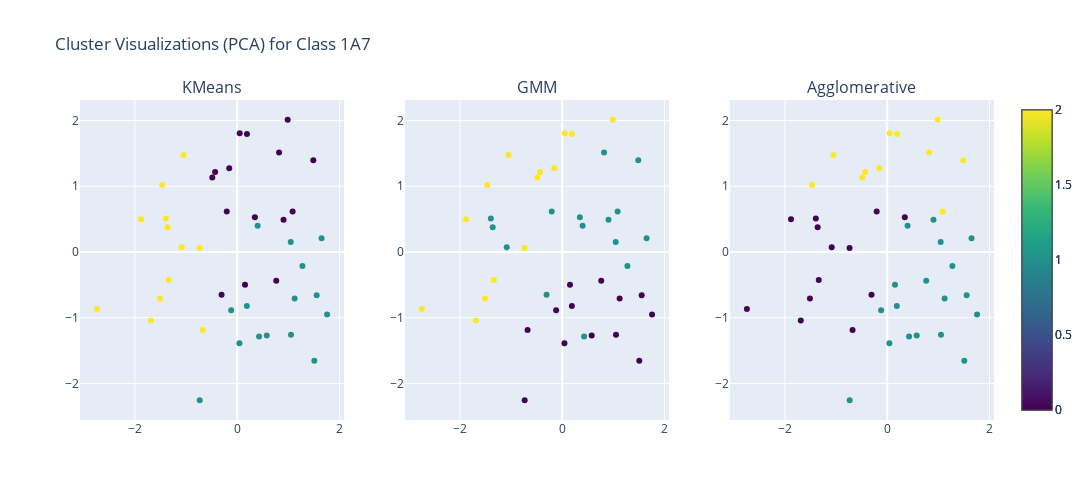

Source (notebook cell):
### Markdown cell above
#### Interpreting the PCA Cluster Plots
The following plots show the results of the different clustering algorithms. Since our data has four dimensions (the four skills), we can't visualize it directly. To get around this, we use **Principal Component Analysis (PCA)**, a technique that reduces the number of dimensions while preserving as much of the original information as possible.

In these plots, each dot represents a student. The axes, `pca1` and `pca2`, are the two new dimensions (principal components) that capture the most variation in the data. The colors represent the clusters assigned by each algorithm. Well-defined, separated groups of colors indicate that the algorithm has found distinct clusters.

### Code cell
pca = PCA(n_components=2)
X_pca = pca.fit_transform(X_scaled)

class_df['pca1'] = X_pca[:, 0]
class_df['pca2'] = X_pca[:, 1]

fig = make_subplots(rows=1, cols=3, subplot_titles=('KMeans', 'GMM', 'Agglomerative'))

fig.add_trace(go.Scatter(x=class_df['pca1'], y=class_df['pca2'], mode='markers', marker=dict(color=class_df['kmeans_cluster'], colorscale='viridis', showscale=True)), row=1, col=1)
fig.add_trace(go.Scatter(x=class_df['pca1'], y=class_df['pca2'], mode='markers', marker=dict(color=class_df['gmm_cluster'], colorscale='viridis', showscale=True)), row=1, col=2)
fig.add_trace(go.Scatter(x=class_df['pca1'], y=class_df['pca2'], mode='markers', marker=dict(color=class_df['agglomerative_cluster'], colorscale='viridis', showscale=True)), row=1, col=3)

fig.update_layout(title_text=f'Cluster Visualizations (PCA) for Class {selected_class}', showlegend=False, height=500, width=1200)
fig.show()

### Figure 1 — Plotly figure (JSON) as saved in the notebook; plotly's stock layout.template omitted (floating-point values rounded to 4 significant figures)
{"data": [{"marker": {"color": [0, 0, 1, 0, 0, 0, 2, 0, 1, 2, 2, 0, 1, 2, 1, 0, 0, 1, 1, 2, 0, 2, 0, 2, 0, 2, 1, 1, 2, 0, 1, 2, 0, 1, 1, 2, 2, 1, 1, 1, 1, 0], "colorscale": [[0, "#440154"], [0.1111, "#482878"], [0.2222, "#3e4989"], [0.3333, "#31688e"], [0.4444, "#26828e"], [0.5556, "#1f9e89"], [0.6667, "#35b779"], [0.7778, "#6ece58"], [0.8889, "#b5de2b"], [1, "#fde725"]], "showscale": true}, "mode": "markers", "type": "scatter", "x": [1.083, 0.1897, 1.122, 0.9048, -0.4325, -0.2051, -1.88, 0.3441, 0.04295, -1.395, -0.6767, 0.1523, -0.7336, -1.05, 1.507, 0.7625, 0.9858, 1.051, 0.5765, -1.337, 0.8177, -2.742, -0.487, -1.359, 1.487, -1.51, 1.045, 1.649, -1.688, -0.1567, 1.756, -1.084, 0.04741, -0.1188, 0.4268, -1.467, -0.735, 0.1881, 1.274, 1.553, 0.3985, -0.3063], "xaxis": "x", "y": [0.617, 1.797, -0.7084, 0.4886, 1.216, 0.6162, 0.4979, 0.5284, -1.387, 0.5107, -1.186, -0.4987, -2.256, 1.475, -1.657, -0.4377, 2.012, -1.258, -1.272, -0.4247, 1.515, -0.8664, 1.133, 0.3748, 1.396, -0.7062, 0.1503, 0.2099, -1.041, 1.273, -0.9511, 0.07028, 1.806, -0.8866, -1.286, 1.021, 0.06156, -0.8222, -0.213, -0.6574, 0.3989, -0.6526], "yaxis": "y"}, {"marker": {"color": [1, 2, 0, 1, 2, 1, 2, 1, 0, 1, 0, 0, 0, 2, 0, 0, 2, 0, 0, 2, 1, 2, 2, 1, 1, 2, 1, 1, 2, 2, 0, 1, 2, 0, 1, 2, 2, 0, 1, 0, 1, 1], "colorscale": [[0, "#440154"], [0.1111, "#482878"], [0.2222, "#3e4989"], [0.3333, "#31688e"], [0.4444, "#26828e"], [0.5556, "#1f9e89"], [0.6667, "#35b779"], [0.7778, "#6ece58"], [0.8889, "#b5de2b"], [1, "#fde725"]], "showscale": true}, "mode": "markers", "type": "scatter", "x": [1.083, 0.1897, 1.122, 0.9048, -0.4325, -0.2051, -1.88, 0.3441, 0.04295, -1.395, -0.6767, 0.1523, -0.7336, -1.05, 1.507, 0.7625, 0.9858, 1.051, 0.5765, -1.337, 0.8177, -2.742, -0.487, -1.359, 1.487, -1.51, 1.045, 1.649, -1.688, -0.1567, 1.756, -1.084, 0.04741, -0.1188, 0.4268, -1.467, -0.735, 0.1881, 1.274, 1.553, 0.3985, -0.3063], "xaxis": "x2", "y": [0.617, 1.797, -0.7084, 0.4886, 1.216, 0.6162, 0.4979, 0.5284, -1.387, 0.5107, -1.186, -0.4987, -2.256, 1.475, -1.657, -0.4377, 2.012, -1.258, -1.272, -0.4247, 1.515, -0.8664, 1.133, 0.3748, 1.396, -0.7062, 0.1503, 0.2099, -1.041, 1.273, -0.9511, 0.07028, 1.806, -0.8866, -1.286, 1.021, 0.06156, -0.8222, -0.213, -0.6574, 0.3989, -0.6526], "yaxis": "y2"}, {"marker": {"color": [2, 2, 1, 1, 2, 0, 0, 0, 1, 0, 0, 1, 1, 2, 1, 1, 2, 1, 1, 0, 2, 0, 2, 0, 2, 0, 1, 1, 0, 2, 1, 0, 2, 1, 1, 2, 0, 1, 1, 1, 1, 0], "colorscale": [[0, "#440154"], [0.1111, "#482878"], [0.2222, "#3e4989"], [0.3333, "#31688e"], [0.4444, "#26828e"], [0.5556, "#1f9e89"], [0.6667, "#35b779"], [0.7778, "#6ece58"], [0.8889, "#b5de2b"], [1, "#fde725"]], "showscale": true}, "mode": "markers", "type": "scatter", "x": [1.083, 0.1897, 1.122, 0.9048, -0.4325, -0.2051, -1.88, 0.3441, 0.04295, -1.395, -0.6767, 0.1523, -0.7336, -1.05, 1.507, 0.7625, 0.9858, 1.051, 0.5765, -1.337, 0.8177, -2.742, -0.487, -1.359, 1.487, -1.51, 1.045, 1.649, -1.688, -0.1567, 1.756, -1.084, 0.04741, -0.1188, 0.4268, -1.467, -0.735, 0.1881, 1.274, 1.553, 0.3985, -0.3063], "xaxis": "x3", "y": [0.617, 1.797, -0.7084, 0.4886, 1.216, 0.6162, 0.4979, 0.5284, -1.387, 0.5107, -1.186, -0.4987, -2.256, 1.475, -1.657, -0.4377, 2.012, -1.258, -1.272, -0.4247, 1.515, -0.8664, 1.133, 0.3748, 1.396, -0.7062, 0.1503, 0.2099, -1.041, 1.273, -0.9511, 0.07028, 1.806, -0.8866, -1.286, 1.021, 0.06156, -0.8222, -0.213, -0.6574, 0.3989, -0.6526], "yaxis": "y3"}], "layout": {"annotations": [{"font": {"size": 16}, "showarrow": false, "text": "KMeans", "x": 0.1444, "xanchor": "center", "xref": "paper", "y": 1, "yanchor": "bottom", "yref": "paper"}, {"font": {"size": 16}, "showarrow": false, "text": "GMM", "x": 0.5, "xanchor": "center", "xref": "paper", "y": 1, "yanchor": "bottom", "yref": "paper"}, {"font": {"size": 16}, "showarrow": false, "text": "Agglomerative", "x": 0.8556, "xanchor": "center", "xref": "paper", "y": 1, "yanchor": "bottom", "yref": "paper"}], "height": 500, "showlegend": false, "title": {"text": "Cluster Visualizations (PCA) for Class 1A7"}, "width": 1200, "xaxis": {"anchor": "y", "domain": [0, 0.2889]}, "xaxis2": {"anchor": "y2", "domain": [0.3556, 0.6444]}, "xaxis3": {"anchor": "y3", "domain": [0.7111, 1]}, "yaxis": {"anchor": "x", "domain": [0, 1]}, "yaxis2": {"anchor": "x2", "domain": [0, 1]}, "yaxis3": {"anchor": "x3", "domain": [0, 1]}}}
